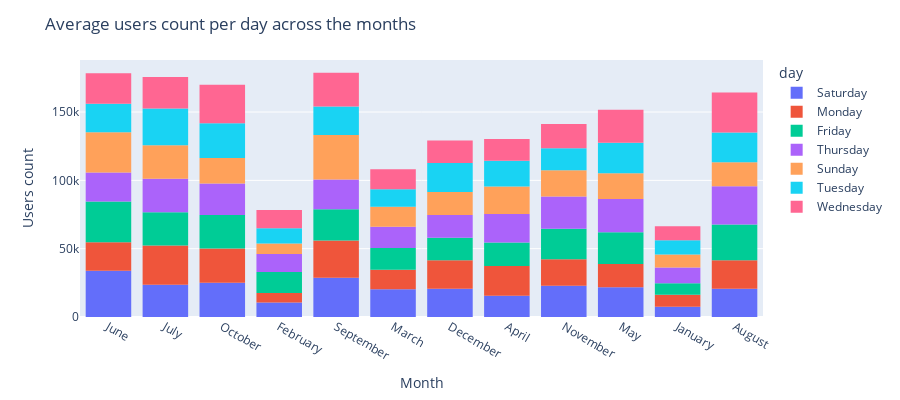

The notebook cell saved with this chart:
### Code cell
df = df_train
fig = px.histogram(df, x="month", y="count",
             color='day',
             height=400)
fig.update_layout(title='Average users count per day across the months',
                   xaxis_title='Month', yaxis_title='Users count')
fig.show()

### Figure 1 — Plotly figure (JSON) as saved in the notebook; plotly's stock layout.template omitted (floating-point values rounded to 4 significant figures; data arrays with more than 128 entries replaced by an {"elided": "..."} marker saying what was removed)
{"data": [{"alignmentgroup": "True", "bingroup": "x", "histfunc": "sum", "hovertemplate": "day=Saturday<br>month=%{x}<br>sum of count=%{y}<extra></extra>", "legendgroup": "Saturday", "marker": {"color": "#636efa", "pattern": {"shape": ""}}, "name": "Saturday", "offsetgroup": "Saturday", "orientation": "v", "showlegend": true, "type": "histogram", "x": {"elided": "1251 str values"}, "xaxis": "x", "y": {"elided": "1251 int values"}, "yaxis": "y"}, {"alignmentgroup": "True", "bingroup": "x", "histfunc": "sum", "hovertemplate": "day=Monday<br>month=%{x}<br>sum of count=%{y}<extra></extra>", "legendgroup": "Monday", "marker": {"color": "#EF553B", "pattern": {"shape": ""}}, "name": "Monday", "offsetgroup": "Monday", "orientation": "v", "showlegend": true, "type": "histogram", "x": {"elided": "1227 str values"}, "xaxis": "x", "y": {"elided": "1227 int values"}, "yaxis": "y"}, {"alignmentgroup": "True", "bingroup": "x", "histfunc": "sum", "hovertemplate": "day=Friday<br>month=%{x}<br>sum of count=%{y}<extra></extra>", "legendgroup": "Friday", "marker": {"color": "#00cc96", "pattern": {"shape": ""}}, "name": "Friday", "offsetgroup": "Friday", "orientation": "v", "showlegend": true, "type": "histogram", "x": {"elided": "1235 str values"}, "xaxis": "x", "y": {"elided": "1235 int values"}, "yaxis": "y"}, {"alignmentgroup": "True", "bingroup": "x", "histfunc": "sum", "hovertemplate": "day=Thursday<br>month=%{x}<br>sum of count=%{y}<extra></extra>", "legendgroup": "Thursday", "marker": {"color": "#ab63fa", "pattern": {"shape": ""}}, "name": "Thursday", "offsetgroup": "Thursday", "orientation": "v", "showlegend": true, "type": "histogram", "x": {"elided": "1221 str values"}, "xaxis": "x", "y": {"elided": "1221 int values"}, "yaxis": "y"}, {"alignmentgroup": "True", "bingroup": "x", "histfunc": "sum", "hovertemplate": "day=Sunday<br>month=%{x}<br>sum of count=%{y}<extra></extra>", "legendgroup": "Sunday", "marker": {"color": "#FFA15A", "pattern": {"shape": ""}}, "name": "Sunday", "offsetgroup": "Sunday", "orientation": "v", "showlegend": true, "type": "histogram", "x": {"elided": "1274 str values"}, "xaxis": "x", "y": {"elided": "1274 int values"}, "yaxis": "y"}, {"alignmentgroup": "True", "bingroup": "x", "histfunc": "sum", "hovertemplate": "day=Tuesday<br>month=%{x}<br>sum of count=%{y}<extra></extra>", "legendgroup": "Tuesday", "marker": {"color": "#19d3f3", "pattern": {"shape": ""}}, "name": "Tuesday", "offsetgroup": "Tuesday", "orientation": "v", "showlegend": true, "type": "histogram", "x": {"elided": "1228 str values"}, "xaxis": "x", "y": {"elided": "1228 int values"}, "yaxis": "y"}, {"alignmentgroup": "True", "bingroup": "x", "histfunc": "sum", "hovertemplate": "day=Wednesday<br>month=%{x}<br>sum of count=%{y}<extra></extra>", "legendgroup": "Wednesday", "marker": {"color": "#FF6692", "pattern": {"shape": ""}}, "name": "Wednesday", "offsetgroup": "Wednesday", "orientation": "v", "showlegend": true, "type": "histogram", "x": {"elided": "1272 str values"}, "xaxis": "x", "y": {"elided": "1272 int values"}, "yaxis": "y"}], "layout": {"barmode": "relative", "height": 400, "legend": {"title": {"text": "day"}, "tracegroupgap": 0}, "margin": {"t": 60}, "title": {"text": "Average users count per day across the months"}, "xaxis": {"anchor": "y", "domain": [0, 1], "title": {"text": "Month"}}, "yaxis": {"anchor": "x", "domain": [0, 1], "title": {"text": "Users count"}}}}
